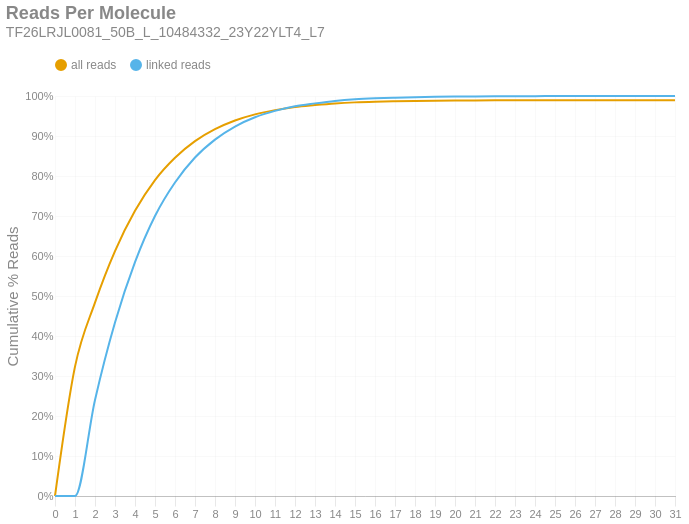

Source (notebook cell):
### Markdown cell above
### Reads per Molecule
This chart shows the cumulative distribution of the number of reads per linked molecule. That is, how many alignments are associated with a unique molecule. This excludes the number of reads associated with invalid or absent linked-read barcodes. The `linked` histogram is the percentages recalculated when disregarding singletons.

### Code cell
if SKIPLR:
    print_html(f"Skipped")
else:
    counts = np.bincount(valids['reads'].cast(pl.Int64).to_numpy())
    weighted = counts * np.arange(len(counts))
    all_perc = weighted / n_reads
    linked_perc = weighted / n_linked_reads
    linked_perc[1] = 0
    binned_df = pl.DataFrame({
        'readsper': list(range(len(counts))),
        'all reads (cumsum)': np.cumsum(all_perc).tolist(),
        'linked reads (cumsum)': np.cumsum(linked_perc).tolist(),
    })

    with SafeRender(binned_df):
        (
            density_plot(binned_df, 'Reads Per Molecule', samplename, 'readspmol')
            .encode(
                x=alt.X('readsper:O', title=None).axis(labelAngle=0).scale(padding=0),
                y=alt.Y('value:Q', title='Cumulative % Reads').axis(format='%').stack(False),
                color=alt.Color("key:N").scale(domain=["all reads", "linked reads"]),
                tooltip=[
                    alt.Tooltip("key:N", title="Data Type"),
                    alt.Tooltip("readsper:O", title="Reads Per Molecule"),
                    alt.Tooltip("value:Q", format=".2%", title="% Reads (Cum.)")
                ]            
            )
        ).display()

### Figure 1 — Vega-Lite specification as saved in the notebook (floating-point values rounded to 4 significant figures)
{"width": "container", "height": 400, "config": {"title": {"anchor": "start", "dy": -15, "fontSize": 18, "color": "#888888", "subtitleColor": "#888888", "subtitleFontSize": 14}, "arc": {"fill": "#0072B2"}, "axis": {"domainColor": "#888888", "domainWidth": 0.5, "gridWidth": 0.2, "grid": false, "titleFontWeight": 400, "titleFontSize": 15, "labelFontSize": 11, "labelColor": "#888888", "tickColor": "#888888", "tickWidth": 0.2, "titleColor": "#888888"}, "axisBand": {"grid": false}, "axisX": {"grid": true, "tickSize": 10, "domainCap": "round"}, "axisY": {"domain": false, "grid": true, "tickSize": 0, "domainCap": "round"}, "background": "transparent", "header": {"labelFontSize": 15, "labelColor": "#888888", "titleFontSize": 15, "titleFontWeight": 600, "titleColor": "#888888"}, "legend": {"labelFont": "sans-serif", "labelFontSize": 12, "labelColor": "#888888", "symbolSize": 100, "symbolType": "circle", "titleFontSize": 12, "titlePadding": 10, "titleColor": "#888888", "title": null, "orient": "top"}, "range": {"category": ["#E69F00", "#56B4E9", "#009E73", "#F0E442", "#0072B2", "#D55E00", "#CC79A7", "#000000"], "diverging": ["#cfe8f3", "#a2d4ec", "#73bfe2", "#46abdb", "#1696d2", "#12719e"]}, "area": {"fill": "#0072B2", "fillOpacity": 0.7, "line": true, "strokeOpacity": 0.7}, "line": {"color": "#0072B2", "stroke": "#0072B2", "strokeWidth": 2}, "trail": {"color": "#0072B2", "stroke": "#0072B2", "strokeWidth": 0, "size": 1}, "point": {"filled": true, "fillOpacity": 1.0, "size": 95}, "text": {"color": "#888888", "fontSize": 11, "align": "right", "fontWeight": 400, "size": 11}, "bar": {"fill": "#0072B2", "stroke": null}, "view": {"stroke": null, "continuousWidth": 660, "continuousHeight": 400}}, "data": {"name": "data-01c7e3a5281d56f9a2dfdc72decc5bad"}, "mark": {"type": "line", "interpolate": "monotone", "point": {"opacity": 0, "size": 275}}, "encoding": {"color": {"field": "key", "scale": {"domain": ["all reads", "linked reads"]}, "type": "nominal"}, "tooltip": [{"field": "key", "title": "Data Type", "type": "nominal"}, {"field": "readsper", "title": "Reads Per Molecule", "type": "ordinal"}, {"field": "value", "format": ".2%", "title": "% Reads (Cum.)", "type": "quantitative"}], "x": {"axis": {"labelAngle": 0}, "field": "readsper", "scale": {"padding": 0}, "title": null, "type": "ordinal"}, "y": {"axis": {"format": "%"}, "field": "value", "stack": false, "title": "Cumulative % Reads", "type": "quantitative"}}, "params": [{"name": "param_c36ac31b6afebe62", "select": {"type": "point", "fields": ["key"]}, "bind": "legend"}], "title": {"text": "Reads Per Molecule", "subtitle": "TF26LRJL0081_50B_L_10484332_23Y22YLT4_L7"}, "transform": [{"fold": ["all reads (cumsum)", "linked reads (cumsum)"]}, {"calculate": "replace(datum.key, ' (cumsum)', '')", "as": "key"}, {"filter": {"param": "param_c36ac31b6afebe62"}}], "usermeta": {"embedOptions": {"downloadFileName": "TF26LRJL0081_50B_L_10484332_23Y22YLT4_L7.readspmol"}}, "$schema": "https://vega.github.io/schema/vega-lite/v6.4.1.json", "datasets": {"data-01c7e3a5281d56f9a2dfdc72decc5bad": [{"readsper": 0, "all reads (cumsum)": 0.0, "linked reads (cumsum)": 0.0}, {"readsper": 1, "all reads (cumsum)": 0.3234, "linked reads (cumsum)": 0.0}, {"readsper": 2, "all reads (cumsum)": 0.4834, "linked reads (cumsum)": 0.2402}, {"readsper": 3, "all reads (cumsum)": 0.6123, "linked reads (cumsum)": 0.4338}, {"readsper": 4, "all reads (cumsum)": 0.7128, "linked reads (cumsum)": 0.5846}, {"readsper": 5, "all reads (cumsum)": 0.7897, "linked reads (cumsum)": 0.7}, {"readsper": 6, "all reads (cumsum)": 0.8455, "linked reads (cumsum)": 0.7837}, {"readsper": 7, "all reads (cumsum)": 0.8871, "linked reads (cumsum)": 0.8462}, {"readsper": 8, "all reads (cumsum)": 0.9169, "linked reads (cumsum)": 0.891}, {"readsper": 9, "all reads (cumsum)": 0.9387, "linked reads (cumsum)": 0.9237}, {"readsper": 10, "all reads (cumsum)": 0.954, "linked reads (cumsum)": 0.9467}, {"readsper": 11, "all reads (cumsum)": 0.9647, "linked reads (cumsum)": 0.9627}, {"readsper": 12, "all reads (cumsum)": 0.9725, "linked reads (cumsum)": 0.9744}, {"readsper": 13, "all reads (cumsum)": 0.9773, "linked reads (cumsum)": 0.9816}, {"readsper": 14, "all reads (cumsum)": 0.9813, "linked reads (cumsum)": 0.9877}, {"readsper": 15, "all reads (cumsum)": 0.9841, "linked reads (cumsum)": 0.9918}, {"readsper": 16, "all reads (cumsum)": 0.9857, "linked reads (cumsum)": 0.9943}, {"readsper": 17, "all reads (cumsum)": 0.9868, "linked reads (cumsum)": 0.9959}, {"readsper": 18, "all reads (cumsum)": 0.9876, "linked reads (cumsum)": 0.9972}, {"readsper": 19, "all reads (cumsum)": 0.9883, "linked reads (cumsum)": 0.9981}, {"readsper": 20, "all reads (cumsum)": 0.9886, "linked reads (cumsum)": 0.9987}, {"readsper": 21, "all reads (cumsum)": 0.9889, "linked reads (cumsum)": 0.999}, {"readsper": 22, "all reads (cumsum)": 0.9891, "linked reads (cumsum)": 0.9993}, {"readsper": 23, "all reads (cumsum)": 0.9892, "linked reads (cumsum)": 0.9996}, {"readsper": 24, "all reads (cumsum)": 0.9893, "linked reads (cumsum)": 0.9996}, {"readsper": 25, "all reads (cumsum)": 0.9894, "linked reads (cumsum)": 0.9997}, {"readsper": 26, "all reads (cumsum)": 0.9894, "linked reads (cumsum)": 0.9998}, {"readsper": 27, "all reads (cumsum)": 0.9895, "linked reads (cumsum)": 0.9999}, {"readsper": 28, "all reads (cumsum)": 0.9895, "linked reads (cumsum)": 0.9999}, {"readsper": 29, "all reads (cumsum)": 0.9895, "linked reads (cumsum)": 0.9999}, {"readsper": 30, "all reads (cumsum)": 0.9895, "linked reads (cumsum)": 1.0}, {"readsper": 31, "all reads (cumsum)": 0.9895, "linked reads (cumsum)": 1.0}]}}
